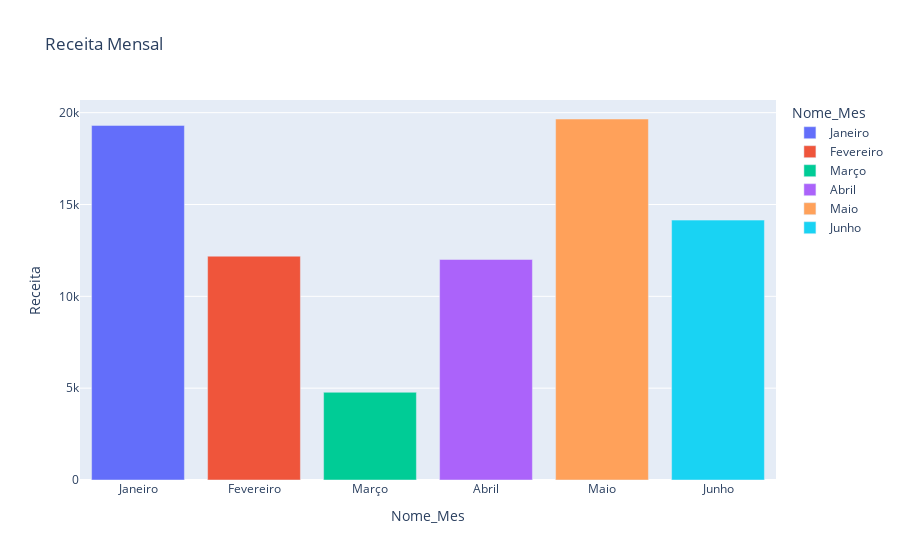

The code cell stored with this chart in its notebook:
### Code cell
fig_receita_mensal.show()

### Figure 1 — Plotly figure (JSON) as saved in the notebook; plotly's stock layout.template omitted (floating-point values rounded to 4 significant figures)
{"data": [{"alignmentgroup": "True", "hovertemplate": "Nome_Mes=%{x}<br>Receita=%{y}<extra></extra>", "legendgroup": "Janeiro", "marker": {"color": "#636efa", "pattern": {"shape": ""}}, "name": "Janeiro", "offsetgroup": "Janeiro", "orientation": "v", "showlegend": true, "textposition": "auto", "type": "bar", "x": ["Janeiro"], "xaxis": "x", "y": [19307], "yaxis": "y"}, {"alignmentgroup": "True", "hovertemplate": "Nome_Mes=%{x}<br>Receita=%{y}<extra></extra>", "legendgroup": "Fevereiro", "marker": {"color": "#EF553B", "pattern": {"shape": ""}}, "name": "Fevereiro", "offsetgroup": "Fevereiro", "orientation": "v", "showlegend": true, "textposition": "auto", "type": "bar", "x": ["Fevereiro"], "xaxis": "x", "y": [12190.0], "yaxis": "y"}, {"alignmentgroup": "True", "hovertemplate": "Nome_Mes=%{x}<br>Receita=%{y}<extra></extra>", "legendgroup": "Março", "marker": {"color": "#00cc96", "pattern": {"shape": ""}}, "name": "Março", "offsetgroup": "Março", "orientation": "v", "showlegend": true, "textposition": "auto", "type": "bar", "x": ["Março"], "xaxis": "x", "y": [4776.0], "yaxis": "y"}, {"alignmentgroup": "True", "hovertemplate": "Nome_Mes=%{x}<br>Receita=%{y}<extra></extra>", "legendgroup": "Abril", "marker": {"color": "#ab63fa", "pattern": {"shape": ""}}, "name": "Abril", "offsetgroup": "Abril", "orientation": "v", "showlegend": true, "textposition": "auto", "type": "bar", "x": ["Abril"], "xaxis": "x", "y": [12010.0], "yaxis": "y"}, {"alignmentgroup": "True", "hovertemplate": "Nome_Mes=%{x}<br>Receita=%{y}<extra></extra>", "legendgroup": "Maio", "marker": {"color": "#FFA15A", "pattern": {"shape": ""}}, "name": "Maio", "offsetgroup": "Maio", "orientation": "v", "showlegend": true, "textposition": "auto", "type": "bar", "x": ["Maio"], "xaxis": "x", "y": [19660.0], "yaxis": "y"}, {"alignmentgroup": "True", "hovertemplate": "Nome_Mes=%{x}<br>Receita=%{y}<extra></extra>", "legendgroup": "Junho", "marker": {"color": "#19d3f3", "pattern": {"shape": ""}}, "name": "Junho", "offsetgroup": "Junho", "orientation": "v", "showlegend": true, "textposition": "auto", "type": "bar", "x": ["Junho"], "xaxis": "x", "y": [14150.0], "yaxis": "y"}], "layout": {"barmode": "relative", "legend": {"title": {"text": "Nome_Mes"}, "tracegroupgap": 0}, "title": {"text": "Receita Mensal"}, "xaxis": {"anchor": "y", "categoryarray": ["Janeiro", "Fevereiro", "Março", "Abril", "Maio", "Junho"], "categoryorder": "array", "domain": [0, 1], "title": {"text": "Nome_Mes"}}, "yaxis": {"anchor": "x", "domain": [0, 1], "range": [0, ["Março", 19660.0]], "title": {"text": "Receita"}}}}
